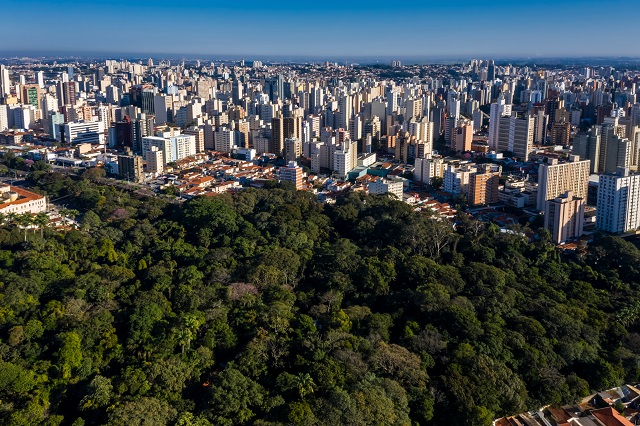
#> input picture data/training/01.jpg, 640 x 426 px; its folder holds only this picture in this run
$ python -i preprocessing.py   (imports and definitions only)
#> lines starting #> are read from the running program, lines starting #| are printed output that depends on the picture; after the words box and inside, x2 and y2 are one past the last pixel; in counts of white or black regions, pixels touching at a corner belong together
### utils.py
import os
import math
import numpy as np

# DATA AND IMAGES FOLDERS PATH
TRAINING_DATA_DIR = "./data/training/"
TESTING_DATA_DIR = "./data/testing/"

PREPROCESS_TRAINING_DATA_DIR = "./preprocessed_data/training/"
PREPROCESS_TESTING_DATA_DIR = "./preprocessed_data/testing/"

VECTORS_DIR = "./model_vectors/"

INDIVIDUAL_VECTOR_FILE_NAME = "individuals"
MODEL_FILE_NAME = "obtained_model"


def sum_tuples(array):
    """
    Function that sums a list of tuples by their respective indexes
    :param array: List of tuples
    :return: A single tuple containing the result tuple
    """
    if len(array) == 0:
        return None
    grouped_tuple_value_by_idx = [[tup[i] for tup in array] for i in range(len(array[0]))]
    return tuple(sum(i) for i in grouped_tuple_value_by_idx)


def tuple_division(tup, divisor):
    """
    Function that divides a tuple by a given number, does not throw an exception for division by zero
    :param tup: Tuple to be divided
    :param divisor: Number used as division factor
    :return: reduced tuple
    """
    if divisor == 0:
        return tup
    return tuple(x / divisor for x in tup)


def retrieve_filenames_from_directory(directory):
    """
    Function that returns a list of files from a given directory
    :param directory: target directory
    :return: List of strings containing the names of the files in the directory
    """
#> in preprocess, image is the input picture: shape (426, 640, 3); mean B, G, R 73.4, 73.9, 65.5
    return os.listdir(directory)


# [28 lines left out: functions write_into_file, read_model_vectors, join_list_floats, not called in this run]

### preprocessing.py
import numpy as np
import cv2

from utils import TRAINING_DATA_DIR, TESTING_DATA_DIR, PREPROCESS_TRAINING_DATA_DIR, PREPROCESS_TESTING_DATA_DIR, \
    sum_tuples, tuple_division, retrieve_filenames_from_directory


def isolate_color_mask(image, lower_bound, upper_bound, image_name, color_name):
    """
    Function used to isolate a given RGB color range from an image
    :param image: numpy matrix containing the color values for each pixel in the image
    :param lower_bound: tuple containing the lower bound of the color to isolate
    :param upper_bound: tuple containing the upper bound of the color to isolate
    :param image_name: name of the source input image
    :param color_name: name of the color to distinguish between color masks
    :return: a mask of the isolated color
    """
    # Convert to HSV
    hsv = cv2.cvtColor(image, cv2.COLOR_BGR2HSV)
    # Mask of desired colors bounds
    mask = cv2.inRange(hsv, lower_bound, upper_bound)
    mask_pixel_count = np.count_nonzero(mask) / 3
    # Slice the mask out of the image
    imask = mask > 0
    # Create empty image
    color_masked = np.zeros_like(image, np.uint8)
    # Add masked pixels to empty image
    color_masked[imask] = image[imask]
    # Save image
    cv2.imwrite(image_name + "_" + color_name + ".jpg", color_masked)
    return mask_pixel_count


def compute_average_stripes(image, stripe_count, image_name):
    """
    Procedure that collapses an image into a vertical gradient of average colors
    :param image: numpy matrix containing the color values for each pixel in the image
    :param stripe_count: It represents in how many blocks the image will be partitioned
    :param image_name: name of the source input image
    """
#> called with stripe_count = 50, image_name = './preprocessed_data/training/01'
    width, height, depth = image.shape
    # Calculate the strip size of an image with a given stripe count
    stripe_size = width // stripe_count
    # Create empty gradient image
    empty_image = np.zeros((stripe_count, 1, 3))
    # Loop to retrieve average stripe color
    for i in range(stripe_count):
        # Retrieve image sub matrix
        pixel_sublist = image[i * stripe_size:(i + 1) * stripe_size:, ::]
        # Flatten one dimension
        pixel_sublist = pixel_sublist.reshape((-1, 3))
        # Compute average RGB value for retrieved area
        average_pixel = tuple_division(sum_tuples(pixel_sublist), len(pixel_sublist))
        # Add pixel to gradient image
        if average_pixel is not None:
            empty_image[i] = average_pixel
#> this loop made 50 passes
#> average_pixel on passes 1 to 8: (183.7, 122.2, 10.12), (183.6, 128.3, 40.16), (184, 135, 67.4), (183.8, 140.7, 87.65), (183.8, 144.6, 101.8), (182.6, 146.7, 112.1), (175.6, 140.9, 110.8), (150.5, 111.7, 82.05)
#> after the loop, empty_image = 50 rows, first 8: [183.7, 122.2, 10.12], [183.6, 128.3, 40.16], [184, 135, 67.4], [183.8, 140.7, 87.65], [183.8, 144.6, 101.8], [182.6, 146.7, 112.1], [175.6, 140.9, 110.8], [150.5, 111.7, 82.05]

    # Save result image
    cv2.imwrite(image_name + "_gradient.jpg", empty_image)


def preprocess(is_testing=False):
    """
    Procedure that preprocesses the images in the testing and training sets according to the preprocessing rules
    :param is_testing: Boolean to indicate which dataset has to be preprocessed
    """
    # Form directories paths needed
    data_dir = TESTING_DATA_DIR if is_testing else TRAINING_DATA_DIR
    target_dir = PREPROCESS_TESTING_DATA_DIR if is_testing else PREPROCESS_TRAINING_DATA_DIR
    # Retrieve file names and extension from directory
    files = retrieve_filenames_from_directory(data_dir)

    # Define color green upper and lower color bounds (BGR)
    green_lower_bound = (20, 25, 25)
    green_upper_bound = (86, 255, 230)

    # Define color sky upper and lower color bounds (BGR)
    sky_lower_bound = (100, 45, 170)
    sky_upper_bound = (255, 255, 255)

    # Loop used to preprocess all retrieved files
    for file in files:
        # Drop file extension to obtain filename
        file_name = file.split(".")[0]
        # Read image as a pixels matrix
        image = cv2.imread(data_dir + file)
        # Computing of the three variables preprocessed images
        compute_average_stripes(image, 50, target_dir + file_name)
        isolate_color_mask(image, green_lower_bound, green_upper_bound, target_dir + file_name, "green")
#> in isolate_color_mask, `mask = cv2.inRange(hsv, lower_bound, upper_bound)`:
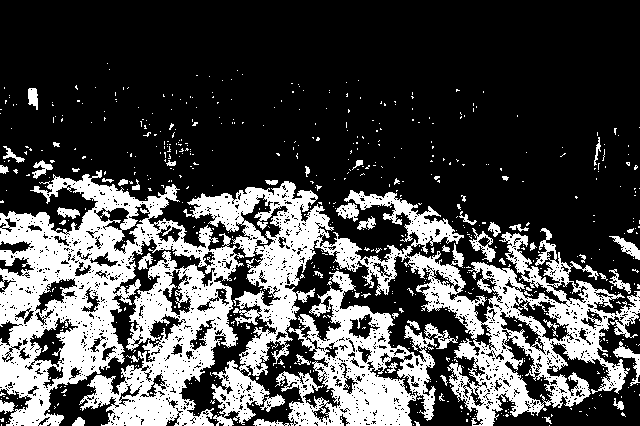
#> mask: shape (426, 640); 29.5% white; 678 white regions (622 under 20 px), largest, box (x1, y1, x2, y2) and area: (0, 170, 244, 426) 32673, (183, 181, 640, 426) 30784, (275, 271, 437, 426) 10731
#> in isolate_color_mask, `mask_pixel_count = np.count_nonzero(mask) / 3`: mask_pixel_count = 26846.7
#> in isolate_color_mask, `color_masked[imask] = image[imask]`:
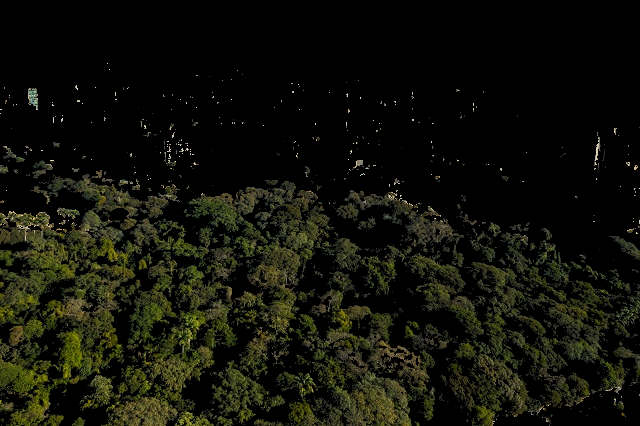
#> color_masked: shape (426, 640, 3); mean B, G, R 9.4, 18.1, 17.4
        isolate_color_mask(image, sky_lower_bound, sky_upper_bound, target_dir + file_name, "sky")
#> call 2 of isolate_color_mask, with lower_bound = (100, 45, 170), upper_bound = (255, 255, 255), image_name = './preprocessed_data/training/01', color_name = 'sky'
#> in isolate_color_mask (call 2), `mask = cv2.inRange(hsv, lower_bound, upper_bound)`:
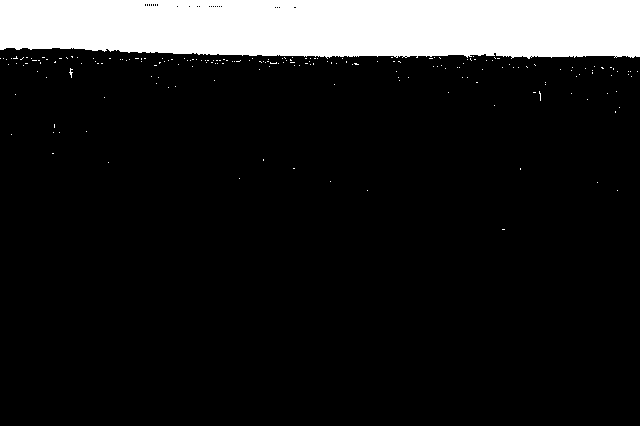
#> mask: shape (426, 640); 12.9% white; 196 white regions (195 under 20 px), largest, box (x1, y1, x2, y2) and area: (0, 0, 640, 59) 34832
#> in isolate_color_mask (call 2), `mask_pixel_count = np.count_nonzero(mask) / 3`: mask_pixel_count = 11724
#> in isolate_color_mask (call 2), `color_masked[imask] = image[imask]`:
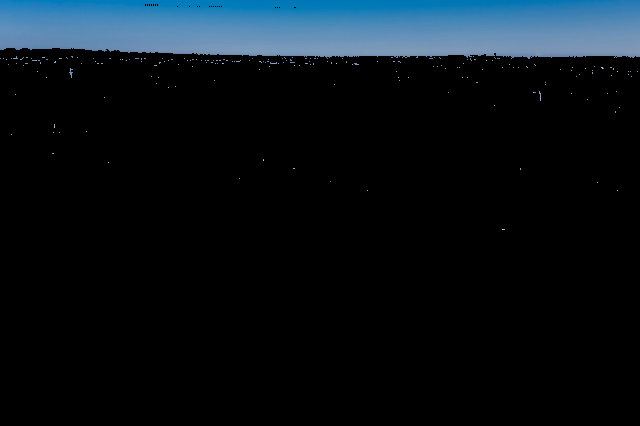
#> color_masked: shape (426, 640, 3); mean B, G, R 23.6, 17.8, 9.8

>>> result = preprocess()

$ run again, on data/training/05.jpg
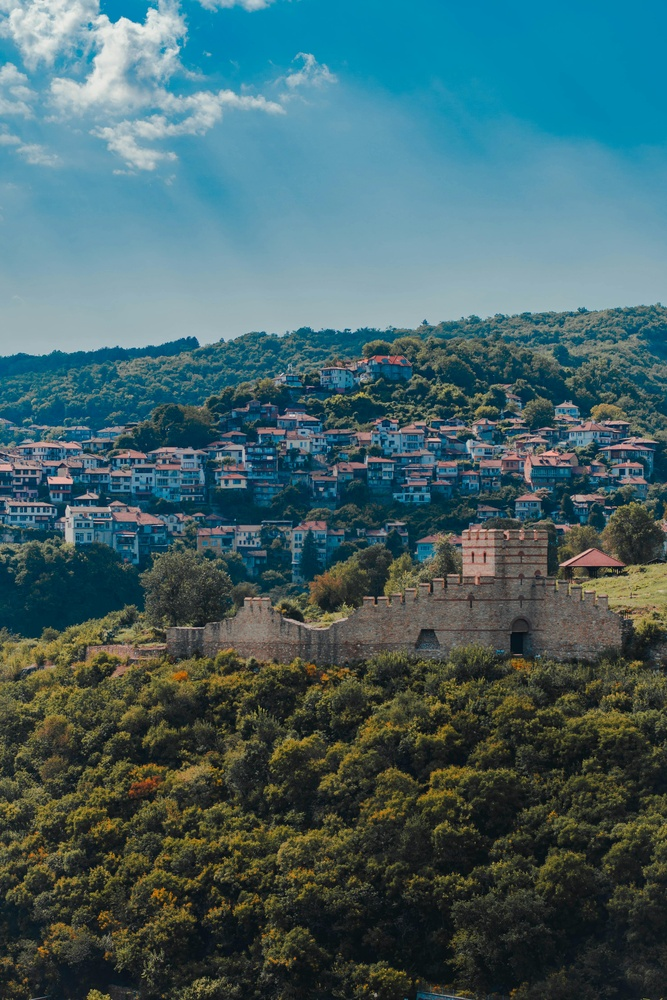
#> input picture data/training/05.jpg, 667 x 1000 px, shrunk from 3855 x 5782 before the run
#> in preprocess, image is the input picture: shape (1000, 667, 3); mean B, G, R 102.5, 98.2, 67.1
#> the loop in compute_average_stripes, `for i in range(stripe_count):` made 50 passes
#> average_pixel on passes 1 to 8: (185, 151, 41), (186.6, 155.2, 50.12), (183.2, 150.6, 39.33), (182.5, 151.5, 44.87), (184.4, 157.3, 68.01), (183.3, 157.5, 76.82), (182, 155.7, 76.17), (181.3, 155.5, 83.43)
#> after the loop in compute_average_stripes, `for i in range(stripe_count):`: empty_image = 50 rows, first 8: [185, 151, 41], [186.6, 155.2, 50.12], [183.2, 150.6, 39.33], [182.5, 151.5, 44.87], [184.4, 157.3, 68.01], [183.3, 157.5, 76.82], [182, 155.7, 76.17], [181.3, 155.5, 83.43]
#> hsv: shape (1000, 667, 3); mean H, S, V 76.5, 112.5, 111.1
#> in isolate_color_mask, `mask = cv2.inRange(hsv, lower_bound, upper_bound)`:
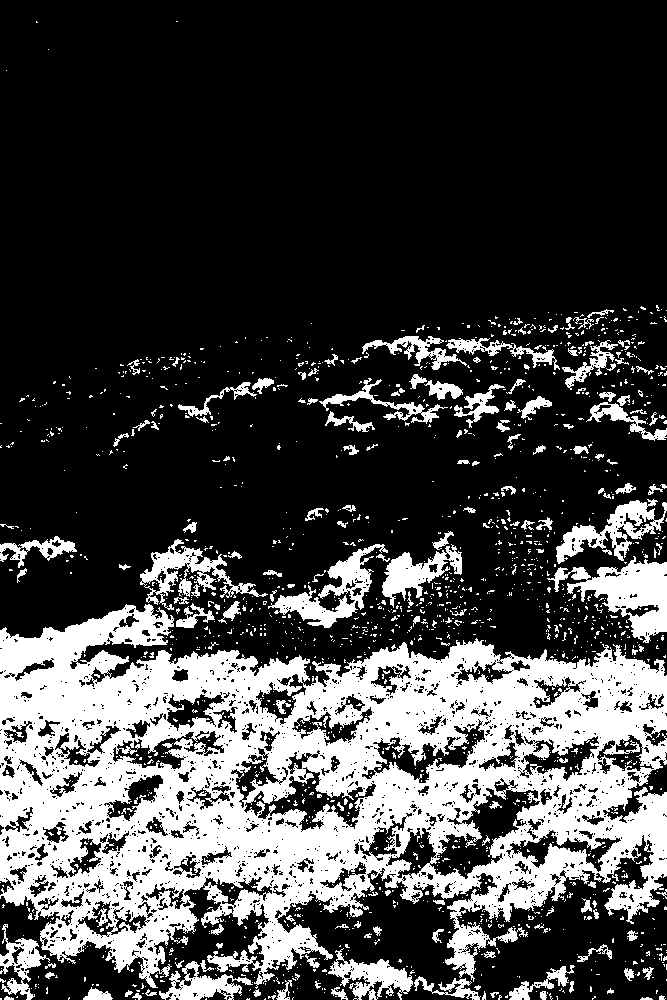
#> mask: shape (1000, 667); 26.5% white; 1594 white regions (1420 under 20 px), largest, box (x1, y1, x2, y2) and area: (0, 604, 667, 989) 135405, (547, 556, 667, 643) 4373, (268, 544, 388, 628) 2892
#> mask_pixel_count = 58901
#> in isolate_color_mask (call 2), `mask = cv2.inRange(hsv, lower_bound, upper_bound)`:
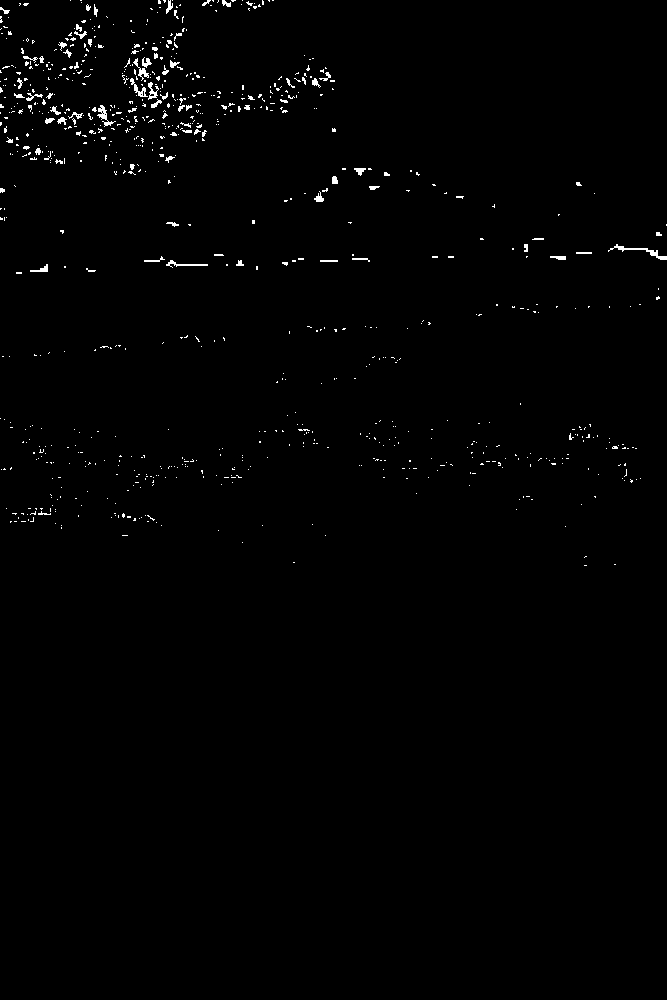
#> mask: shape (1000, 667); 0.88% white in thin lines or dots, all inside (x1, y1, x2, y2) = (0, 0, 667, 566)
#> mask_pixel_count = 1949

$ run again, on data/training/06.jpg
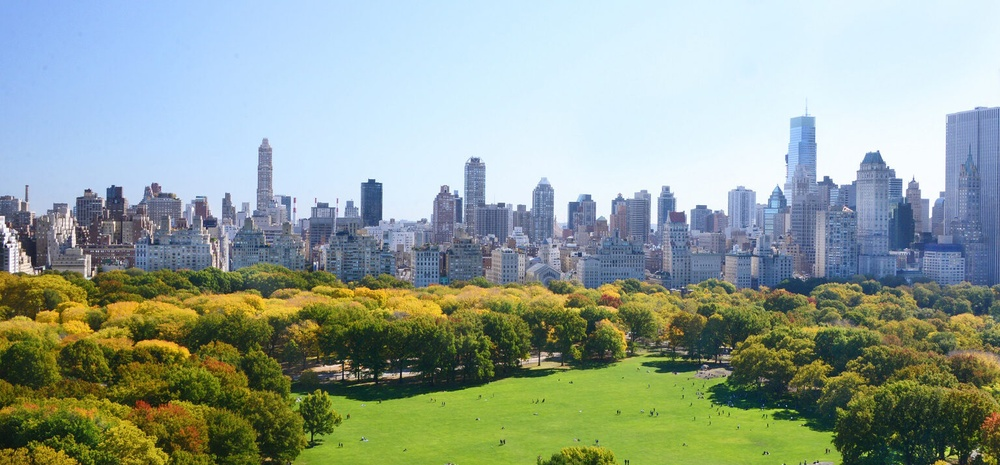
#> input picture data/training/06.jpg, 1000 x 465 px, shrunk from 1536 x 714 before the run
#> in preprocess, image is the input picture: shape (465, 1000, 3); mean B, G, R 150.6, 161.9, 146.8
#> the loop in compute_average_stripes, `for i in range(stripe_count):` made 50 passes
#> average_pixel on passes 1 to 8: (253.4, 226.1, 195.8), (253.4, 226.6, 196.4), (253.4, 227, 197), (253.5, 227.5, 197.7), (253.6, 228.2, 198.7), (253.5, 229, 199.9), (253.4, 229.6, 201.1), (253.4, 230.4, 202.4)
#> after the loop in compute_average_stripes, `for i in range(stripe_count):`: empty_image = 50 rows, first 8: [253.4, 226.1, 195.8], [253.4, 226.6, 196.4], [253.4, 227, 197], [253.5, 227.5, 197.7], [253.6, 228.2, 198.7], [253.5, 229, 199.9], [253.4, 229.6, 201.1], [253.4, 230.4, 202.4]
#> hsv: shape (465, 1000, 3); mean H, S, V 79.1, 93.8, 178.7
#> in isolate_color_mask, `mask = cv2.inRange(hsv, lower_bound, upper_bound)`:
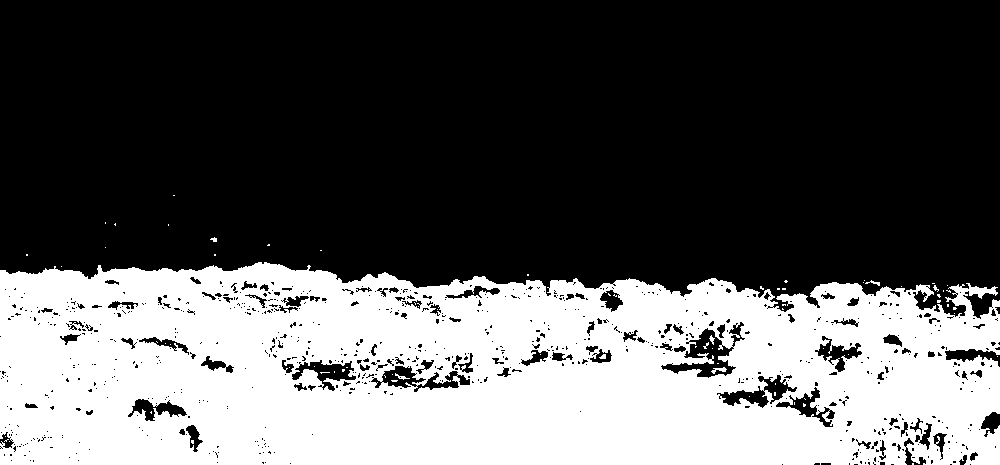
#> mask: shape (465, 1000); 36.3% white; 74 white regions (67 under 20 px), largest, box (x1, y1, x2, y2) and area: (0, 262, 1000, 465) 168090, (711, 367, 727, 374) 52, (395, 373, 410, 380) 34
#> mask_pixel_count = 56189.7
#> mask: shape (465, 1000); 22.2% white; 904 white regions (846 under 20 px), largest, box (x1, y1, x2, y2) and area: (0, 0, 574, 228) 83905, (932, 107, 1000, 243) 4576, (722, 112, 828, 250) 4497
#> mask_pixel_count = 34373
#> in isolate_color_mask (call 2), `color_masked[imask] = image[imask]`:
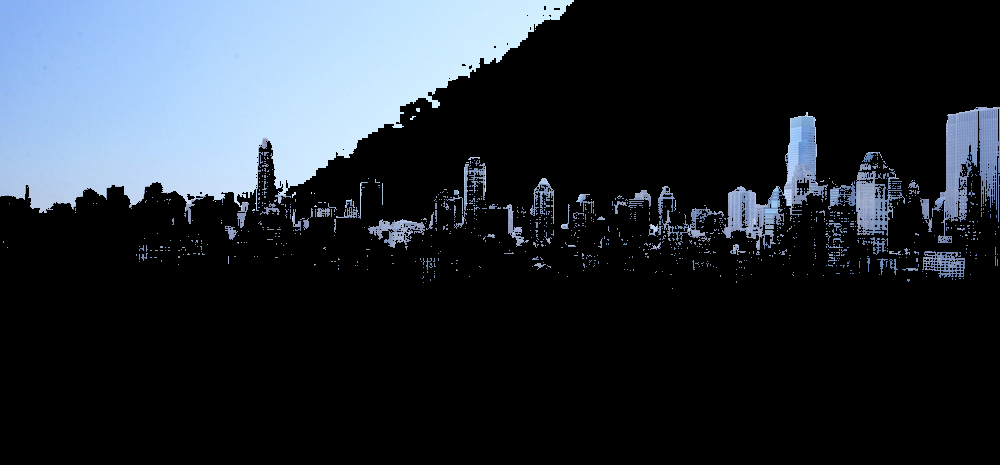
#> color_masked: shape (465, 1000, 3); mean B, G, R 53.2, 45.2, 38.5
